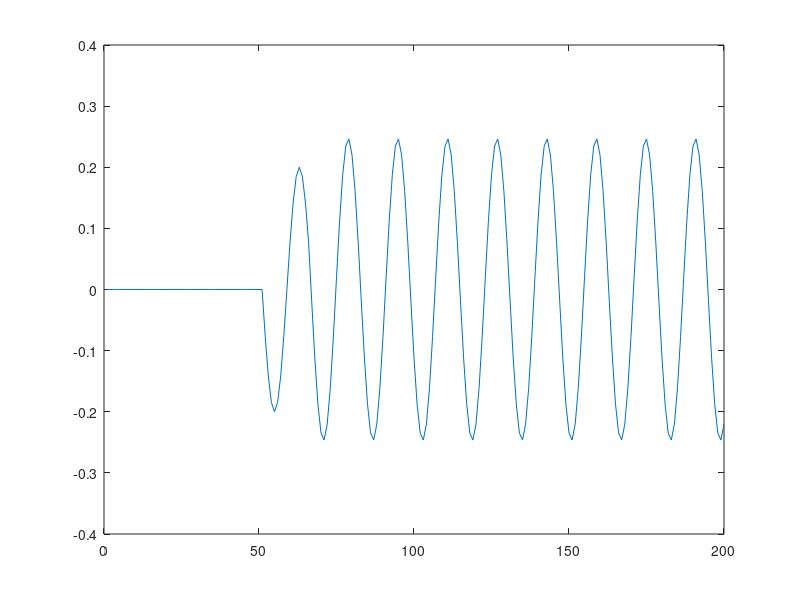

This figure's MATLAB source:
f = [4096]; %[4096 2048 3072] %2560 2304 2176 1088 1312 1552 1800 3332 3586 3841];
ampls = 0.01 * ones(1, numel(f));
ampls(1) = 0.2;
fsamp = 48000;
len = 200;%8192*2;
tests = 10000;
delays = zeros(1, tests + 1);
%delays_fft = zeros(1, tests + 1);
actual_delay = 50;
%for actual_delay = 0:tests
p = 0 * ones(1, numel(f));
in = zeros(1, len);
%phase = zeros(1, len);
for k = actual_delay+1:len
    for frq = 1:numel(f)
        a = 2 * pi * p(frq) / 65536;
        p(frq) = p(frq) + f(frq);
        s = -sin(a);
        in(k) = in(k) + ampls(frq) * s;
%        phase(k) = a / (2 * pi);
    end
end
echoes = [zeros(1, 15), 0.25 * in];
in = in + echoes(1:len);
plot([1:len], in);

p = 0 * ones(1, numel(f));
x2 = zeros(1, numel(f));
y2 = zeros(1, numel(f));
xa = zeros(1, numel(f));
ya = zeros(1, numel(f));
cnt = 0;
period = 16;
for k = 1:len
    for frq = 1:numel(f)
        a = 2 * pi * p(frq) / 65536;
        p(frq) = p(frq) + f(frq);
        c = cos(a);
        s = -sin(a);
        xa(frq) = xa(frq) + s * in(k);
        ya(frq) = ya(frq) + c * in(k);
        cnt = cnt + 1;
        if cnt == period
            cnt = 0;
            x2(frq) = x2(frq) + xa(frq);
            y2(frq) = y2(frq) + ya(frq);
            xa(frq) = 0;
            ya(frq) = 0;
        end
    end
end

d = atan2(y2(1), x2(1)) / (2 * pi);
%if (d > 0.5) d = d - 1.0; end
m = 1;
for frq = 2:numel(f)
%     ph = atan2(y2(frq), x2(frq)) / (2 * pi) - d * f(frq) / f(1);
%     ph = (ph - floor(ph)) * 2;
%     k = round(ph);
%     d = d + m * rem(k, 2);
%     m = m * 2;
    ph = atan2(y2(frq), x2(frq)) / (2 * pi) - d * f(frq) / f(1);
    d = d + m * (ph - floor(ph)) * 2;
    m = m * 2;
end

% Why do we have to start p from 128? Where does the offset in phase come
% from?
% Period 16 is natural for f = 4096 -- we have seamless wave, no need to
% window
% Why we need to "* (4096 / f(1))"? -- because d is from [-0.5, 0.5],
% period is 16, in order to scale the period we have to multiply
% Why using f < 64 looks wiggly? -- because it's arctan! It is not straight.
%del = d * period * (4096 / f(1));
if (d < 0) d = d + 1.0; end
del = d * 65536 / f(1);%(d + 0.5) * f(1) / 65536 * period;
delays(actual_delay + 1) = del;
%F = fft(in);
%d = (-angle(F(2)) + pi / 2) / (2 * pi);
%if (d < 0) d = d + 1.0; end
%delays_fft(actual_delay + 1) = d * 65536 / f(1);
%end
%plot([1:tests+1], [0:tests], [1:tests+1], delays);
%plot([1:tests+1], [0:tests], [1:tests+1], delays, [1:tests+1], delays_fft);
%plot([1:tests+1], delays);
